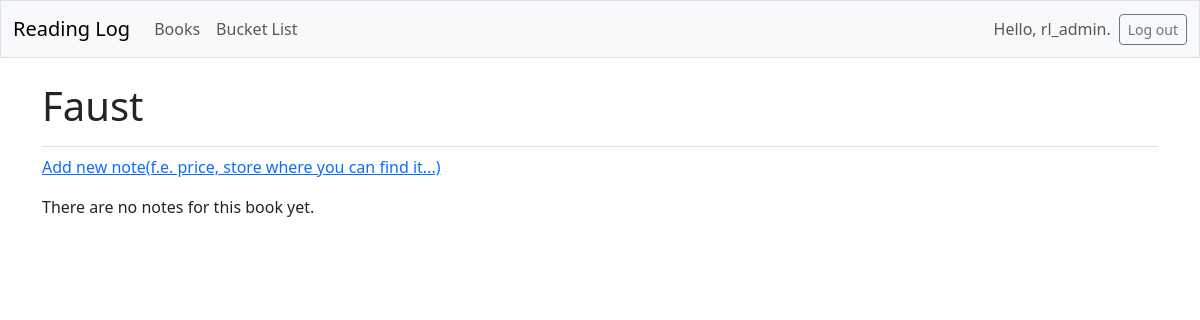
Page /bucket_list/5/ (signed in) on the earlier database version.
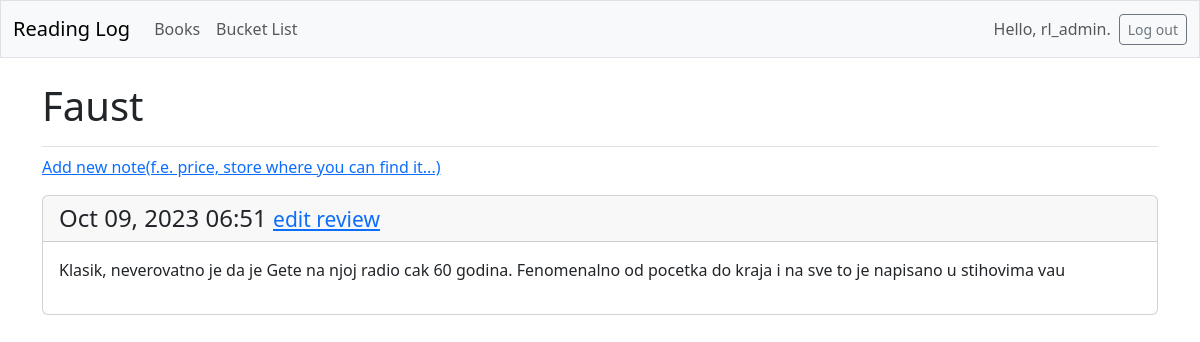
Same page on the later database version.
### reading_log/models.py (models this page shows, shortened)
class Review(models.Model):
    book = models.ForeignKey(Book, on_delete=models.CASCADE)
    text = models.TextField()
    date_added = models.DateTimeField(auto_now_add=True)
    class Meta:
        verbose_name_plural = 'reviews'

### reading_log/views.py (the view)
# urls.py: path('bucket_list/<int:book_id>/', views.bucket_list_item, name='bucket_list_item'),
@login_required
def bucket_list_item(request, book_id):
    bucket_list_item = Book.objects.get(id=book_id)
    if bucket_list_item.owner != request.user:
        raise Http404
    reviews = bucket_list_item.review_set.order_by('-date_added')
    context = {'bucket_list_item': bucket_list_item, 'reviews': reviews}
    return render(request, 'reading_log/bucket_list_item.html', context)

### reading_log/templates/reading_log/bucket_list_item.html
{% extends 'reading_log/base.html' %}
{% block page_header %}
  <h1>{{ bucket_list_item.text }}</h1>
{% endblock page_header %}
{% block content %}
  <p>
    <a href="{% url 'reading_log:new_review' bucket_list_item.id %}">Add new note(f.e. price, store where you can find it...)</a>
  </p>
  {% for review in reviews %}
    <div class="card mb-3">
      <h4 class="card-header">
        {{ review.date_added|date:'M d, Y H:i' }}
        <small><a href="{% url 'reading_log:edit_review' review.id %}">
          edit review</a></small>
      </h4>
      <div class="card-body">{{ review.text|linebreaks }}</div>
    </div>
  {% empty %}
    <p>There are no notes for this book yet.</p>
  {% endfor %}
{% endblock content %}

Differences in the rows shown:
added Review: date_added "Oct 09, 2023 06:51", text "Klasik, neverovatno je da je Gete na njoj radio cak 60 godina. Fenomenalno od pocetka do kraja i na sve to je napisano u stihovima vau"
Other differences:
text no longer shown: "There are no notes for this book yet."
